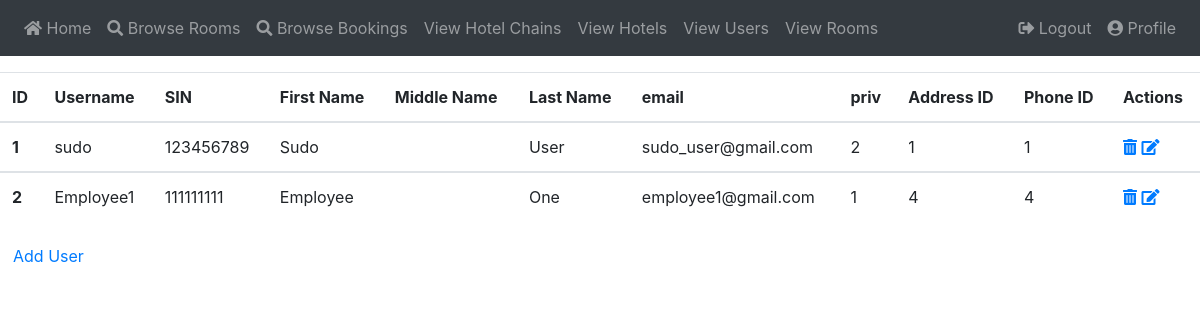
The app's page /view_users (signed in), older data.
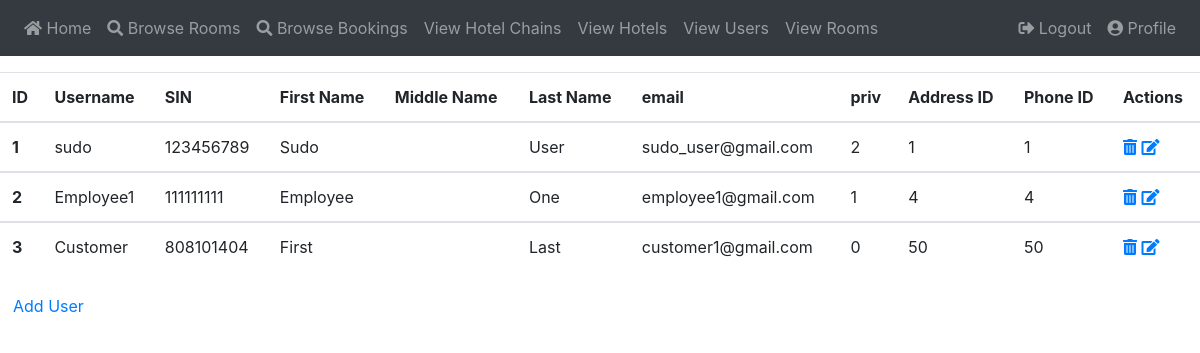
The same page, newer data.
### app/models.py (models this page shows, shortened)
class User(UserMixin, db.Model):
    id          = db.Column(db.Integer, primary_key = True)
    username    = db.Column(db.String(64), index = True, unique = True)
    pwd_hash    = db.Column(db.String(128))
    sin         = db.Column(db.Integer, nullable = False)
    first_name  = db.Column(db.String(32), nullable = False)
    middle_name = db.Column(db.String(32), nullable = True)
    last_name   = db.Column(db.String(32), nullable = False)
    email       = db.Column(db.String(128), nullable = False)
    priv        = db.Column(db.Integer, nullable = False, default = 0)
    address     = db.Column(db.Integer, db.ForeignKey('addr.id'))
    phone       = db.Column(db.Integer, db.ForeignKey('phone.id'))

### app/routes.py (the view)
@app.route("/view_users")
@login_required
def view_users():
    users = User.query.all()
    return render_template("view_users.html", users = users)

### app/models.py (called while the page is built)
@login.user_loader
def load_user(id):
    return User.query.get(int(id))

### app/templates/view_users.html
{% extends "base.html" %}
{% block content %}
    <table class="table">
        <thead>
            <tr>
                <th scope="col">ID</th>
                <th scope="col">Username</th>
                <th scope="col">SIN</th>
                <th scope="col">First Name</th>
                <th scope="col">Middle Name</th>
                <th scope="col">Last Name</th>
                <th scope="col">email</th>
                {% if current_user.priv > 1 %}
                    <th scope="col">priv</th>
                {% endif %}
                <th scope="col">Address ID</th>
                <th scope="col">Phone ID</th>
                <th scope="col">Actions</th>
            </tr>
        </thead>
    {% for u in users %}
        <tbody>
            <tr>
                <th scope="row">{{ u.id }}</th>
                <td>{{ u.username }}</td>
                <td>{{ u.sin }}</td>
                <td>{{ u.first_name }}</td>
                <td>{{ u.middle_name }}</td>
                <td>{{ u.last_name }}</td>
                <td>{{ u.email }}</td>
                {% if current_user.priv > 1 %}
                    <td>{{ u.priv }}</td>
                {% endif %}
                <td>{{ u.address }}</td>
                <td>{{ u.phone }}</td>
                <td>
                    {% if current_user.priv == 2 %}
                        <a href="{{ url_for('delete_user', user_id=u.id) }}"><span class="fa fa-trash-alt"></span></a>
                        <a href="{{ url_for('edit_user', username=u.username) }}"><span class="fa fa-edit"></span></a>
                    {% endif %}
                </td>
            </tr>
        </tbody>
    {% endfor %}
    </table>
    <a href="{{ url_for('add_user') }}" class="btn btn-green">Add User</a>
{% endblock %}

### app/templates/base.html (shortened to what this page needs)
<!DOCTYPE html>
<html>
    <head>
        <link rel="stylesheet" href="https://stackpath.bootstrapcdn.com/bootstrap/4.1.2/css/bootstrap.min.css">
        <link rel="stylesheet" href="https://use.fontawesome.com/releases/v5.7.1/css/all.css">
    </head>
    <body>
        <nav class="navbar navbar-expand-sm fixed-top bg-dark navbar-dark justify-content-between">
            <ul class="navbar-nav">
                <li class="nav-item">
                    <a class="nav-link" href="{{ url_for('index') }}"><span class="fa fa-home"></span> Home</a>
                </li>
                <li class="nav-item">
                    <a class="nav-link" href="{{ url_for('browse_rooms') }}"><span class="fa fa-search"></span> Browse Rooms</a>
                </li>
                {% if current_user %}
                    {% if current_user.is_authenticated %}
                        {% if current_user.priv > 0 %}
                            <li class="nav-item">
                                <a class="nav-link" href="{{ url_for('browse_bookings') }}"><span class="fa fa-search"></span> Browse Bookings</a>
                            </li>
                        {% endif %}
                        {% if current_user.priv > 1 %}
                            <li class="nav-item">
                                <a class="nav-link" href="{{ url_for('view_chains') }}"> View Hotel Chains</a>
                            </li>
                            <li class="nav-item">
                                <a class="nav-link" href="{{ url_for('view_hotels') }}"> View Hotels</a>
                            </li>
                            <li class="nav-item">
                                <a class="nav-link" href="{{ url_for('view_users') }}"> View Users</a>
                            </li>
                            <li class="nav-item">
                                <a class="nav-link" href="{{ url_for('view_rooms') }}"> View Rooms</a>
                            </li>
                        {% endif %}
                    {% endif %}
                {% endif %}
            </ul>
            <ul class="navbar-nav fixed-right">
                {% if current_user.is_anonymous %}
                    <li class="nav-item">
                        <a class="nav-link" href="{{ url_for('register') }}"><span class="fa fa-user"></span> Sign Up</a>
                    </li>
                    <li class="nav-item">
                        <a class="nav-link" href="{{ url_for('login') }}"><span class="fa fa-sign-in-alt"></span> Login</a>
                    </li>
                {% else %}
                    <li class="nav-item">
                        <a class="nav-link" href="{{ url_for('logout') }}"><span class="fa fa-sign-out-alt"></span> Logout</a>
                    </li>
                    <li class="nav-item">
                        <a class="nav-link" href="{{ url_for('user', username=current_user.username) }}"><span class="fa fa-user-circle"></span> Profile</a>
                    </li>
                {% endif %}
            </ul>
        </nav>
        <br>
        <br>
        <br>
        {% block content %}{% endblock %}
    </body>
</html>

Row changes from the older to the newer data that the page shows:
added User: id "3", username "Customer", sin "808101404", first_name "First", last_name "Last", email "customer1@gmail.com", priv "0", address "50", phone "50"
